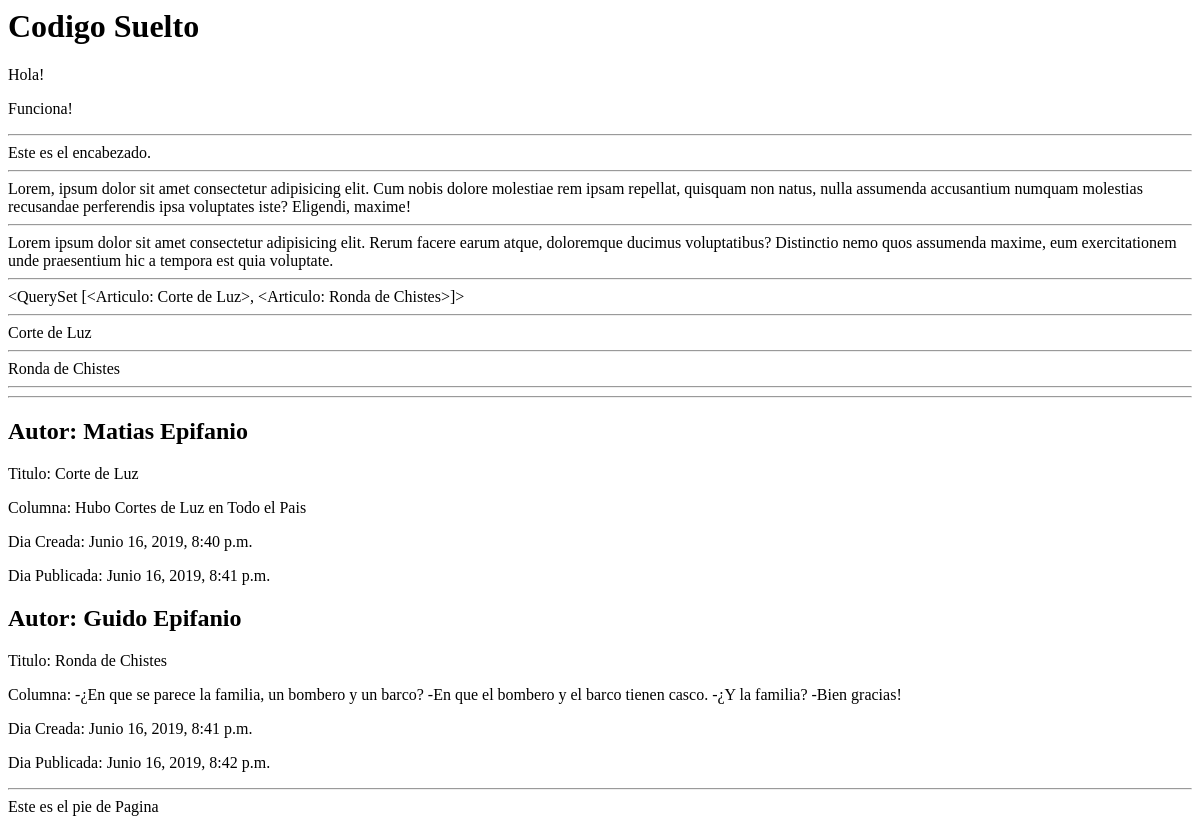
Before: / with the older database file.
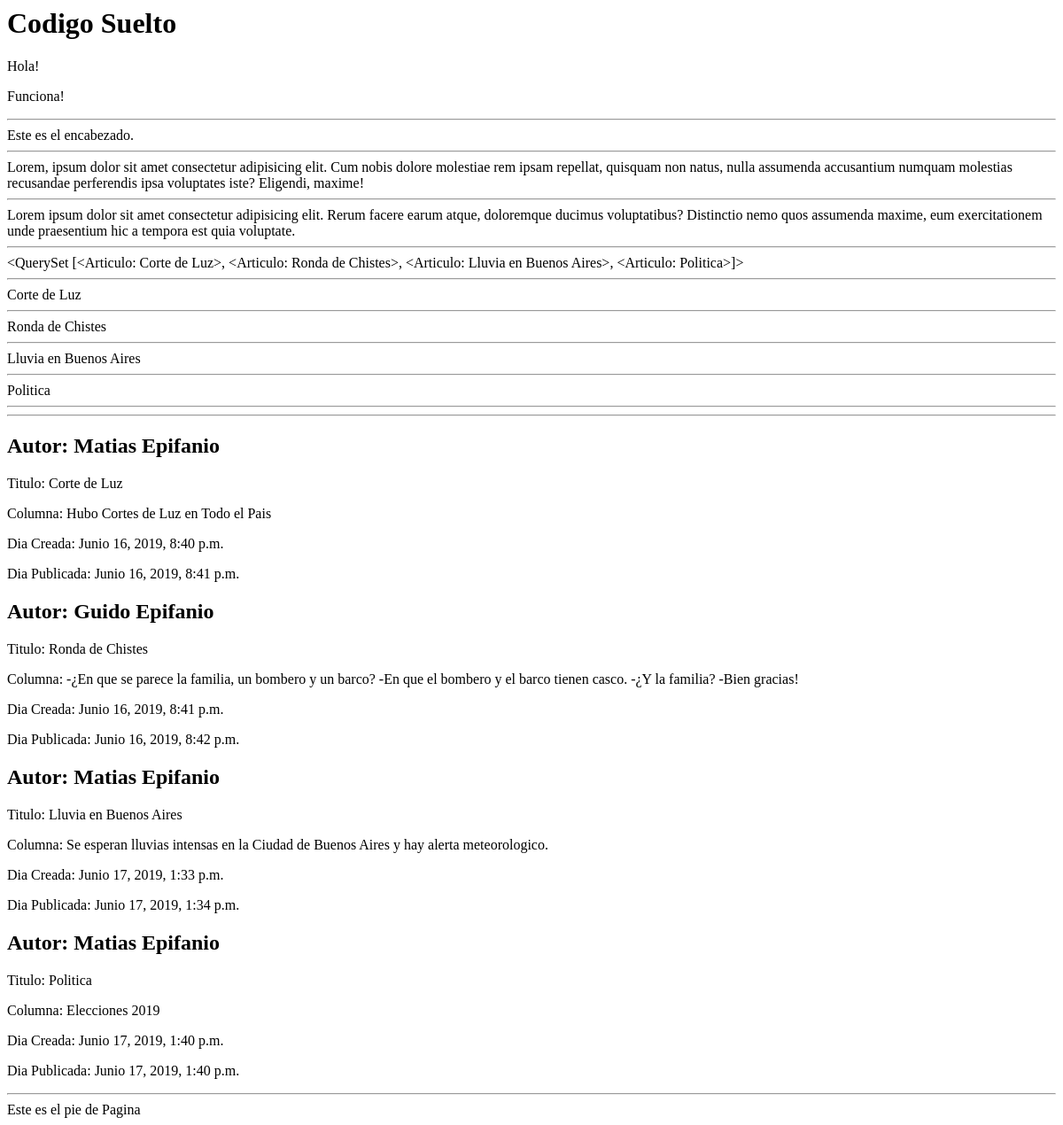
After: the same page with the newer database file.
### diario/models.py (models this page shows, shortened)
class Articulo(models.Model):
    autor = models.CharField(max_length = 50)
    titulo = models.CharField(max_length = 100)
    texto = models.TextField()
    dia_creada = models.DateTimeField(default = timezone.now)
    dia_publicada = models.DateTimeField(blank=True, null=True)
    def __str__(self):
        return self.titulo

### diario/views.py (the view)
# urls.py: path('', views.pagina_inicio, name='pagina_inicio'),
def pagina_inicio(request):
    articulos = Articulo.objects.all()
    return render(request, 'diario/pagina_inicio.html', {'articulos': articulos})

### diario/templates/diario/pagina_inicio.html (shortened to what this page needs)
<html>
<head>
</head>
<body>
    <h1>Codigo Suelto</h1>
    <p>Hola!</p>
    <p>Funciona!</p>
    <hr>
    <header>
        Este es el encabezado.
    </header>
    <hr>
    <main>
        <article>
            Lorem, ipsum dolor sit amet consectetur adipisicing elit. Cum nobis dolore molestiae rem ipsam repellat, quisquam non natus, nulla assumenda accusantium numquam molestias recusandae perferendis ipsa voluptates iste? Eligendi, maxime!
        </article>
        <hr>
        <article>
            Lorem ipsum dolor sit amet consectetur adipisicing elit. Rerum facere earum atque, doloremque ducimus voluptatibus? Distinctio nemo quos assumenda maxime, eum exercitationem unde praesentium hic a tempora est quia voluptate.
        </article>
        <hr>
        <article>
            {{ articulos }}
        </article>
        <hr>
        {% for articulo in articulos %}
            <article>
                {{ articulo }}
                <hr>
            </article>
        {% endfor %}
        <hr>
        <div>
            {% for articulo in articulos %}
                <article>
                    <h1>
                        Autor: {{ articulo.autor }}
                    </h1>
                    <p>
                        Titulo: {{ articulo.titulo }}
                    </p>
                    <p>
                        Columna: {{ articulo.texto }}
                    </p>
                    <p>
                        Dia Creada: {{ articulo.dia_creada }}
                    </p>
                    <p>
                        Dia Publicada: {{ articulo.dia_publicada }}
                    </p>
                </article>
            {% endfor %}
        </div>
    </main>
    <hr>
    <footer>
        Este es el pie de Pagina
    </footer>
</body>
</html>

Changed rows visible on the page:
computed for Articulo "Corte de Luz": titulo.titulo "<QuerySet [<Articulo: Corte de Luz>, <Articulo: Ronda de Chistes>]>" → "<QuerySet [<Articulo: Corte de Luz>, <Articulo: Ronda de Chistes>, <Articulo: Lluvia en Buenos Aires>, <Articulo: Politica>]>"
added Articulo: titulo "Lluvia en Buenos Aires", autor "Matias Epifanio", texto "Se esperan lluvias intensas en la Ciudad de Buenos Aires y hay alerta meteorologico.", dia_creada "Junio 17, 2019, 1:33 p.m.", dia_publicada "Junio 17, 2019, 1:34 p.m."
added Articulo: titulo "Politica", autor "Matias Epifanio", texto "Elecciones 2019", dia_creada "Junio 17, 2019, 1:40 p.m.", dia_publicada "Junio 17, 2019, 1:40 p.m."
